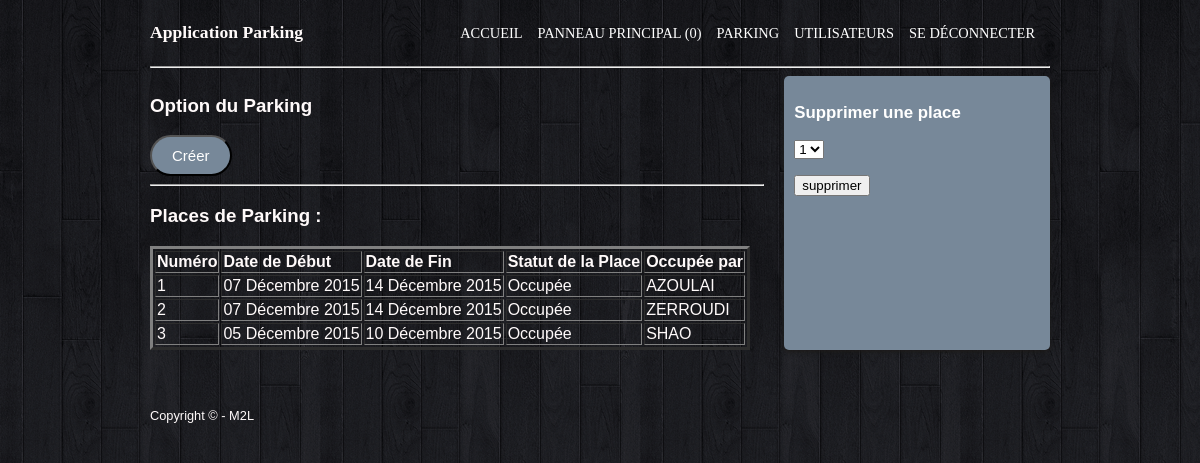
The page /parking.php (signed in) on the database its author committed.
### tables this page shows
CREATE TABLE IF NOT EXISTS `placeparking` (
  `numplace` int(2) NOT NULL AUTO_INCREMENT,
  `datedebut` date NOT NULL,
  `echeance` date NOT NULL,
  PRIMARY KEY (`numplace`)
);

CREATE TABLE IF NOT EXISTS `placeoccupee` (
  `numoccupee` int(11) NOT NULL,
  `statut_place` int(11) NOT NULL,
  `codeclient` int(11) DEFAULT NULL,
  PRIMARY KEY (`numoccupee`)
);

CREATE TABLE IF NOT EXISTS `utilisateurs` (
  `numutil` int(5) NOT NULL AUTO_INCREMENT,
  `nomutil` varchar(20) NOT NULL,
  `prenomutil` varchar(20) NOT NULL,
  `email` varchar(40) NOT NULL,
  `motdepasse` varchar(40) NOT NULL,
  `dateinscription` date NOT NULL,
  `admin` tinyint(1) NOT NULL,
  `statut` int(11) NOT NULL,
  PRIMARY KEY (`numutil`)
);

### parking.php (the view, shortened to what this page needs)
<?php
    require 'functions.php';
?>
<!DOCTYPE html>
<html>
    <head>
        <link rel="stylesheet" type="text/css" href="style.css">
    </head>
    <body>
        <div id="bloc_page">
        <?php require "inc/header.php"; ?>
        <section>
            <article>
                <h3>Option du Parking</h3>
                <form action="crea_place.php" method="POST"><input type="submit" name="creer" class="btn" value="Créer"/></form>
                <hr/>
                <h3>Places de Parking : </h3>
                <table border="3">
                    <tr>
                        <th>Numéro</th>
                        <th>Date de Début</th>
                        <th>Date de Fin</th>
                        <th>Statut de la Place</th>
                        <th>Occupée par</th>
                    </tr>
                    <?php
                      $parking = $bdd->query('SELECT * FROM placeparking');
                      while ($places = $parking->fetch())
                      {
                    ?>
                    <tr>
                        <td><?php echo $places['numplace']; ?></td>
                        <td>
                            <?php
                            if($places['datedebut'] == '0000-00-00'){
                                echo "-";
                                }else { date_maker($places['datedebut']); }
                            ?>
                        </td>
                        <td>
                            <?php
                            if($places['echeance'] == '0000-00-00'){
                                echo "-";
                                }else { echo date_maker($places['echeance']); }
                            ?>
                        </td>
                        <?php
                            $busy = $bdd->query('SELECT * FROM placeoccupee WHERE numoccupee = '.$places['numplace']);
                            while ($busies = $busy->fetch()) {
                         ?>
                        <td><?php
                                if($busies['statut_place'] == 0)
                                    echo 'Libre';
                                else
                                    echo 'Occupée';
                                 ?></td>
                        <td>
                            <?php
                                $who = $bdd->query('SELECT nomutil FROM utilisateurs WHERE numutil = '.$busies['codeclient']);
                                if($who){
                                $whos = $who->fetch();
                                echo $whos['nomutil'];
                                }else { echo "-"; }
                            ?>
                        </td>
                        <?php } ?>
                    </tr>
                <?php
                 } ?>
            </table>
            </article>
            <aside>
                <form action="supp_place.php" method="POST">
                    <h3>Supprimer une place</h3>
                    <?php
                        $reukette = $bdd->query("SELECT numplace FROM placeparking");
                        echo "<select name ='placepark'>";
                        while ($donnees = $reukette->fetch()) {
                             echo "<option>".$donnees['numplace'];
                         }
                        echo "</select><br/><br/>";
                    ?>
                    <input type="submit" name="supprimer" value="supprimer"/>
                </form>
            </aside>
        </section>
        <?php  require "inc/footer.php";?>
        </div>
    </body>
</html>

### functions.php (shortened to what this page needs)
<?php
function date_maker($baby){
	$babies = explode("-", $baby);
	$mois = array('Janvier', 'Février', 'Mars', 'Avril', 'Mai', 'Juin',
	'Juillet', 'Août', 'Septembre', 'Octobre', 'Novembre', 'Décembre');
	echo $babies[2].' '.$mois[$babies[1]-1].' '.$babies[0];
}
?>

### style.css (style rules this page uses)
body { background: url('img/wallpaper.png'); font-family: 'Trebuchet MS', Arial, sans-serif; color: #FFFAFA; }
#bloc_page { width: 900px; margin: auto; }
section { display: flex; margin-bottom: 20px; }
article, aside { text-align: justify; }
article { margin-right: 20px; flex: 3; }
aside { flex: 1.2; position: relative; background-color:#778899; box-shadow: 0px 2px 5px #1c1a19; border-radius: 5px; padding: 10px; color: white; font-size: 0.9em; }
.btn { -webkit-border-radius: 30; -moz-border-radius: 30; border-radius: 30px; font-family: Arial; color: #ffffff; font-size: 15px; background: #778899; padding: 10px 20px 10px 20px; text-decoration: none; }

### rows shown on the page
placeparking: numplace "1", datedebut "07 14", datedebut "Décembre Décembre", datedebut "2015 2015"
placeoccupee: statut_place "Occupée", utilisateurs.nomutil "AZOULAI"
placeparking: numplace "2", datedebut "07 14", datedebut "Décembre Décembre", datedebut "2015 2015"
placeoccupee: statut_place "Occupée", utilisateurs.nomutil "ZERROUDI"
placeparking: numplace "3", datedebut "05 10", datedebut "Décembre Décembre", datedebut "2015 2015"
placeoccupee: statut_place "Occupée", utilisateurs.nomutil "SHAO"

### other values the page prints
$nbnotif "0"
form field placepark "1"
